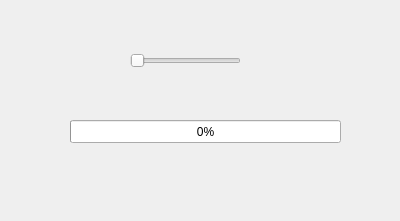
<?xml version="1.0" encoding="UTF-8"?>
<ui version="4.0">
 <class>MainWindow</class>
 <widget class="QMainWindow" name="MainWindow">
  <property name="geometry">
   <rect>
    <x>0</x>
    <y>0</y>
    <width>400</width>
    <height>221</height>
   </rect>
  </property>
  <property name="windowTitle">
   <string>MainWindow</string>
  </property>
  <widget class="QWidget" name="centralWidget">
   <widget class="QProgressBar" name="progressBar">
    <property name="geometry">
     <rect>
      <x>70</x>
      <y>120</y>
      <width>271</width>
      <height>23</height>
     </rect>
    </property>
    <property name="value">
     <number>0</number>
    </property>
   </widget>
   <widget class="QSlider" name="slider">
    <property name="geometry">
     <rect>
      <x>130</x>
      <y>50</y>
      <width>111</width>
      <height>22</height>
     </rect>
    </property>
    <property name="orientation">
     <enum>Qt::Horizontal</enum>
    </property>
   </widget>
  </widget>
 </widget>
 <layoutdefault spacing="6" margin="11"/>
 <resources/>
 <connections/>
</ui>
